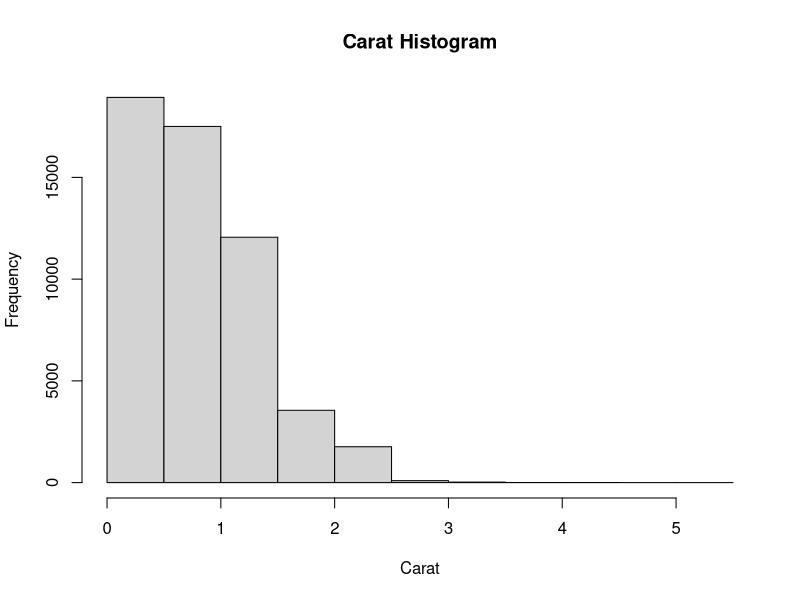
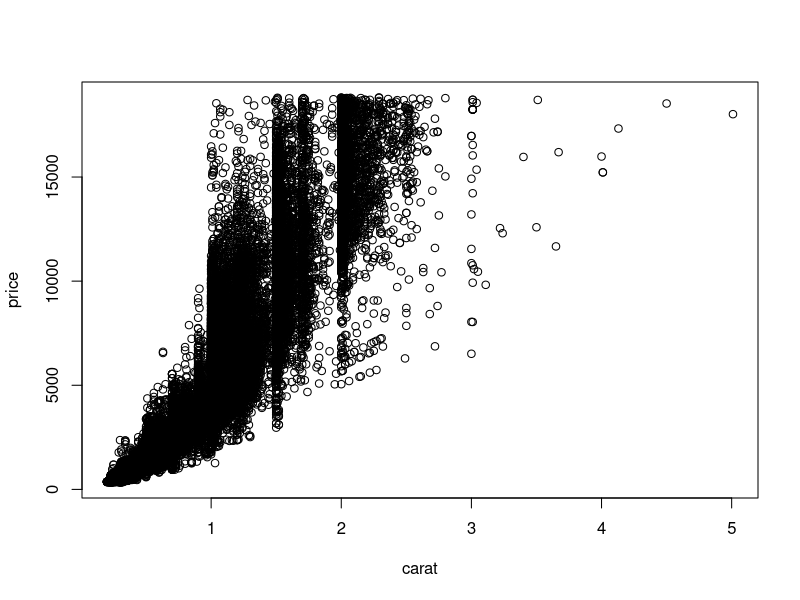
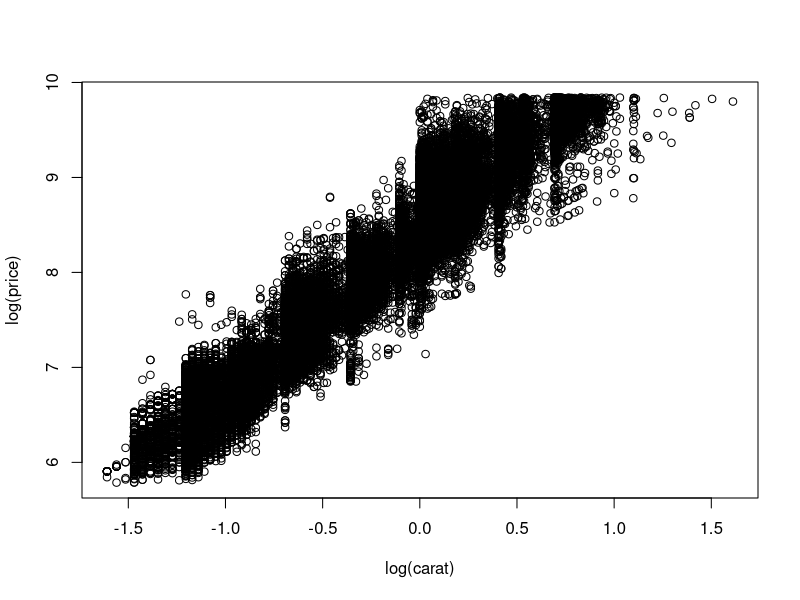
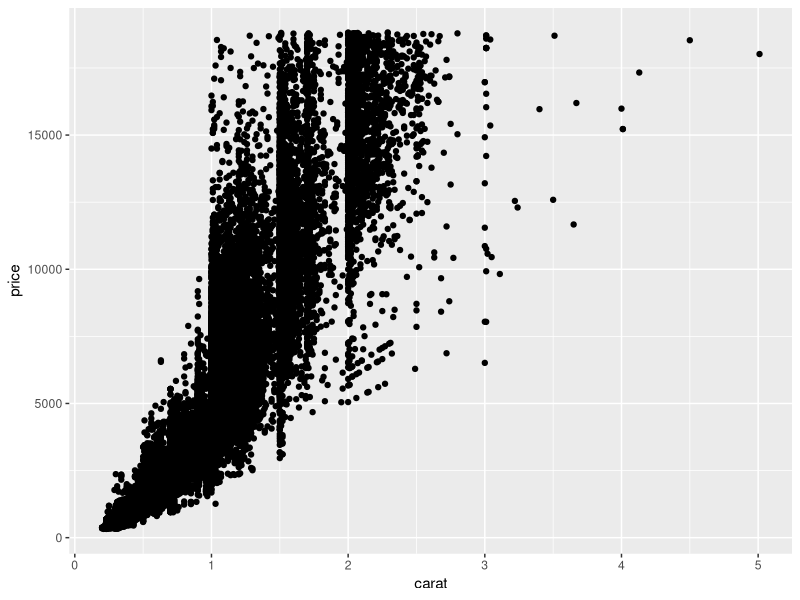
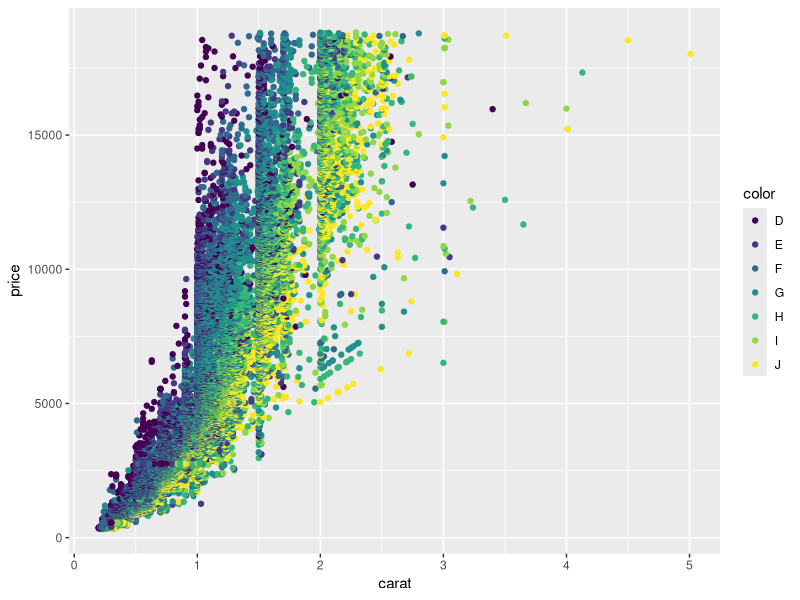
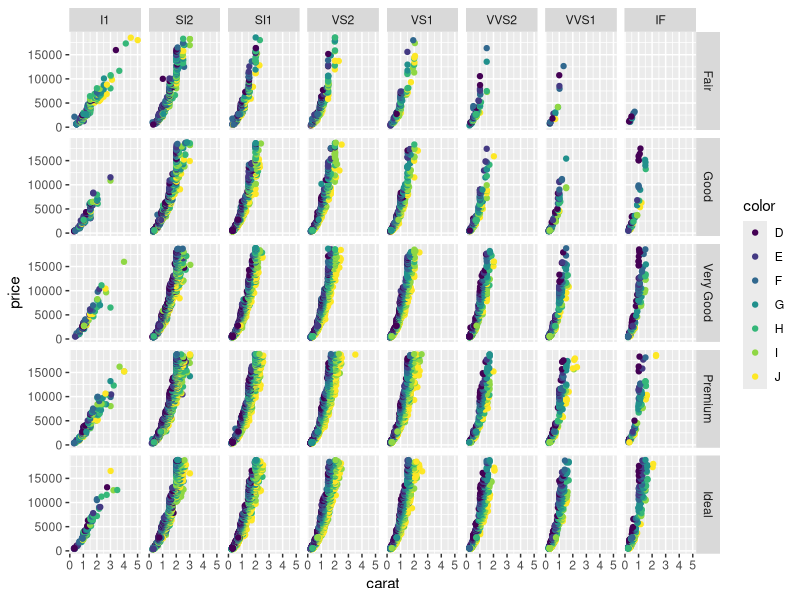
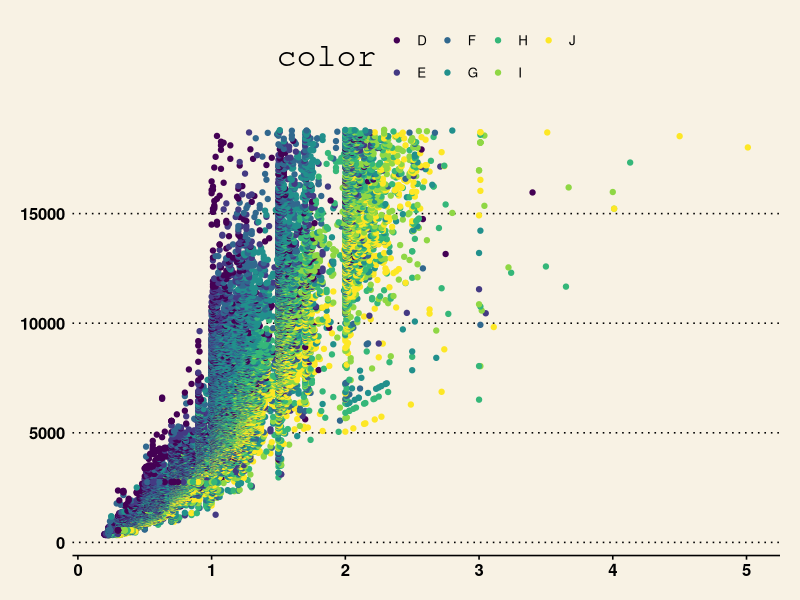

The R script that drew these images, in order:
## ---- chunk 1
library(ggplot2)
require(ggplot2)
data()
data(diamonds)
head(diamonds)
#柱状图
hist(diamonds$carat,main="Carat Histogram",xlab="Carat")
#散点图
plot(price~carat,data=diamonds)
plot(log(price)~log(carat),data=diamonds)
ggplot(diamonds,aes(x=carat,y=price))+geom_point()
#具有渲染效果的散点图
ggplot(diamonds,aes(x=carat,y=price))+geom_point(aes(color=color))
ggplot(diamonds,aes(x=carat,y=price))+geom_point(aes(color=color))+facet_grid(cut~clarity)
#从 ggthemes 提取华尔街日报的图表配色
library(ggthemes)
ggplot(diamonds,aes(x=carat,y=price))+geom_point(aes(color=color))+theme_wsj()

